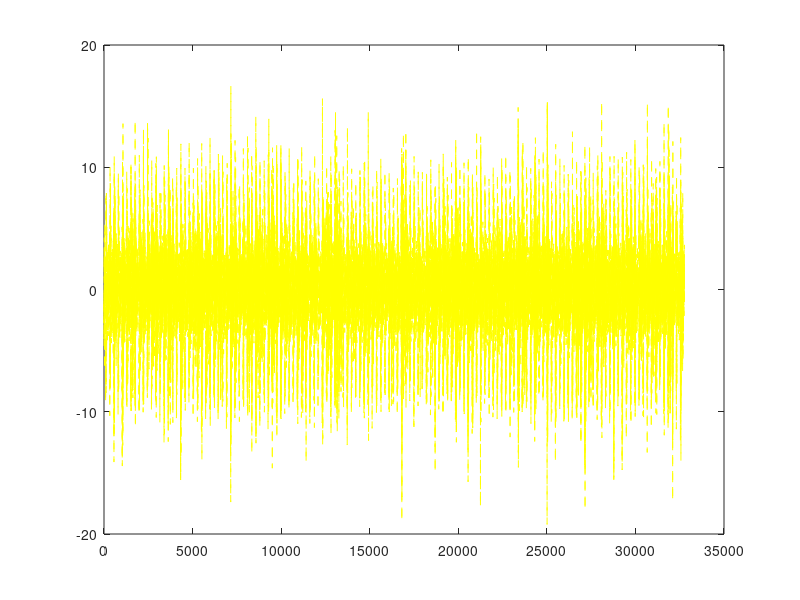
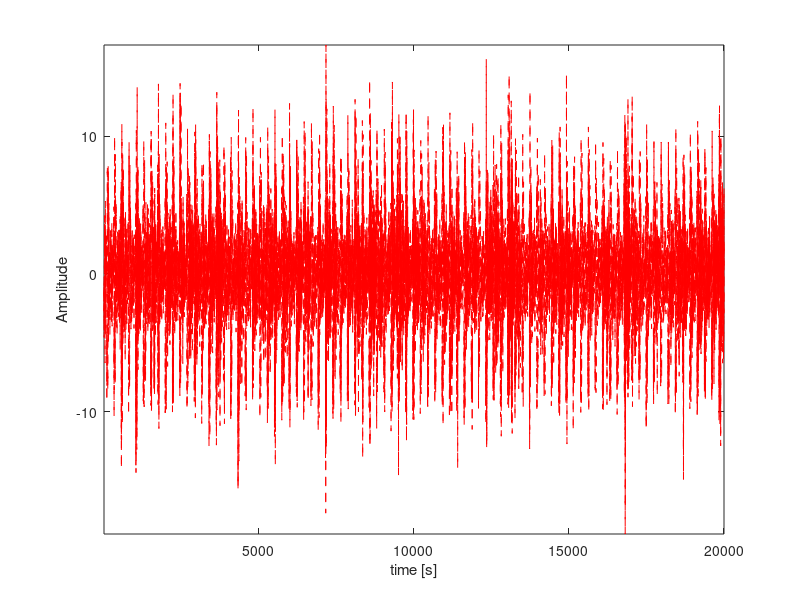
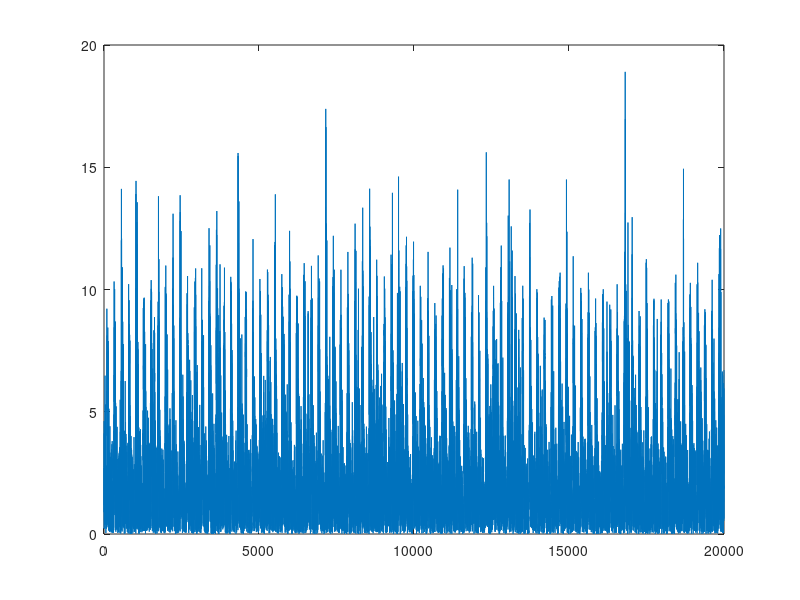

Write the MATLAB code that produced these figures, in order. (Note: this script raises an error after producing the figures.)
% % 定义信号信息
% fs=2^6;    %采样频率
% dt=1/fs;    %时间精度
% timestart=-8;
% timeend=8;
% t=(0:(timeend-timestart)/dt-1)*dt+timestart;
% L=length(t);
% 
% z=4*sin(2*pi*linspace(6,12,L).*t);

%% chosen signal
% original signal
M = csvread('106.csv',1,0);
sig0=M(:,1);
figure,plot(sig0,'y--')
fs=26500;  % sampling freq.

% 20000length signal
y = sig0;
y = y(1:20000);
figure,plot(y,'r--')
xlabel('time [s]'),ylabel('Amplitude')
axis tight
blp = abs(y);
figure,plot(blp)
t=(0:length(y)-1)/fs;
z=y;
%matlab自带的小波变换
%新版本
figure(1)
[wt,f,coi] = cwt(z,'amor',fs);
pcolor(t,f,abs(wt));
xlim([0.1,0.15])

shading interp
